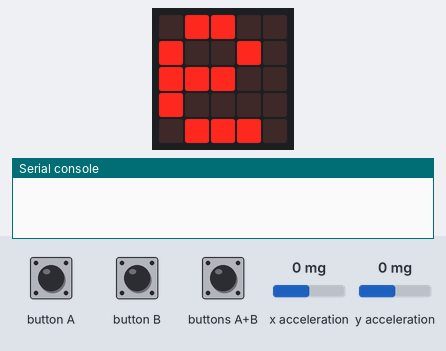
A program run on a simulated BBC micro:bit running MicroPython. Parts: the board's 5×5 LED display, the last lines printed to the serial console. Inputs (shaded band) come from the test bench; at power-on: x acceleration 0 mg, y acceleration 0 mg. No radio messages arrive unless stated (any console line starting 'radio sent:' is added by the test bench).

Above: at 4.5 s.
5.1 s: buttons A+B pressed for 3.2 s
At 5.3 s:
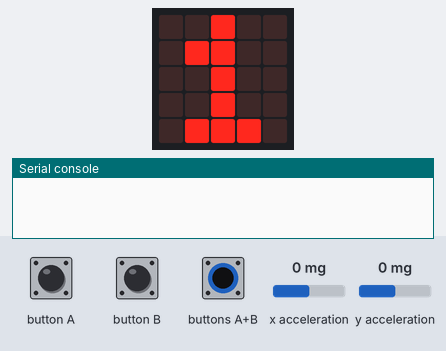
At 8.5 s:
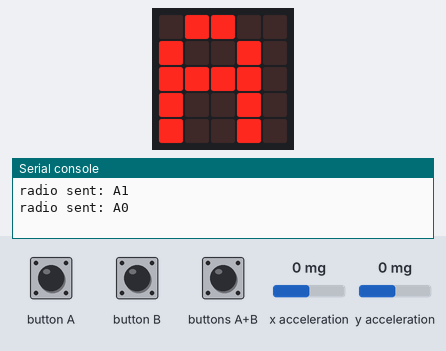
Timing chart, 0 to 10.0 s (numbered marks = the images above; inputs shaded):
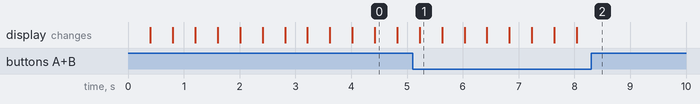

The program:

2-Controller_Microbit_s_.py
```python
from microbit import *
import radio

#Choose a unique one character player_id
player_id='A'
#default control mode is accelerometer only
mode='1'

#Turn on required coponents
radio.on()
display.on()

#Thresholds can be tuned according to player's comfort.
right_threshold=450
left_threshold=-450
fire_threshold=400

#Initial Control Mode Configuration
display.show("Control Mode 1 or 2?",delay=400,wait=True,loop=False,clear=False)
select=False
while(select==False):
    if(button_a.was_pressed()):
        mode='1'
        display.show(mode,delay=400,wait=False,loop=False,clear=False)
    if(button_b.was_pressed()):
        mode='2'
        display.show(mode,delay=400,wait=False,loop=False,clear=False)
    if(button_b.is_pressed() and button_a.is_pressed()):
        select=True
        display.show(mode,delay=400,wait=False,loop=False,clear=True)

display.show(player_id)


#Each control is designated a distinct state. (0->no movement, 1-> go right, 2-> go left, 3->fire)
old_state='0'
state='0'

while True:
    old_state=state
    x=accelerometer.get_x()
    y=accelerometer.get_y()

# Accelerometer controlled
    if(mode=='1'):
        if(x>right_threshold):
            state='1'
        elif(x<-left_threshold):
            state='2'
        elif(y>fire_threshold):
            state='3'
        else:
            state='0'

#PushButtons for movement, and accelerometers to fire
    else:
        if(button_b.is_pressed()):
            state='1'
        elif(button_a.is_pressed()):
            state='2'
        elif(y>400):
            state='3'
        else:
            state='0'

#only send a radio message upon detecting a change in state to minimize traffic at receiver.
    if(state!=old_state):
        radio.send(player_id+state)
```

Measured:
- after the input at 5.1 s, the display: first differs from a run without the input after 2.9 s (image 2)
- what the display in image 0 shows lasts 0.4 s, from 4.4 s to 4.8 s
